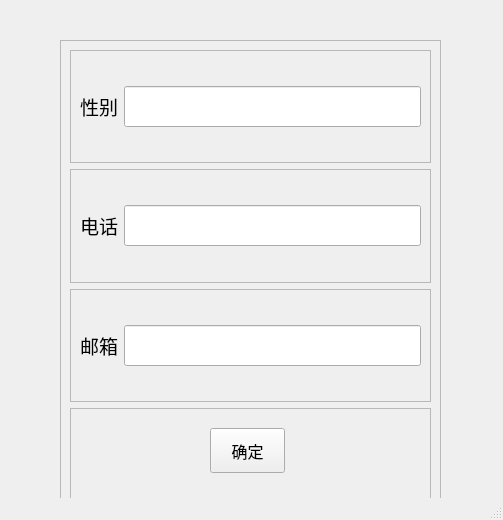
<?xml version="1.0" encoding="UTF-8"?>
<ui version="4.0">
 <class>edit_info</class>
 <widget class="QMainWindow" name="edit_info">
  <property name="geometry">
   <rect>
    <x>0</x>
    <y>0</y>
    <width>503</width>
    <height>520</height>
   </rect>
  </property>
  <property name="windowTitle">
   <string>修改信息</string>
  </property>
  <widget class="QWidget" name="centralwidget">
   <widget class="QFrame" name="frame">
    <property name="geometry">
     <rect>
      <x>60</x>
      <y>40</y>
      <width>381</width>
      <height>491</height>
     </rect>
    </property>
    <property name="frameShape">
     <enum>QFrame::StyledPanel</enum>
    </property>
    <property name="frameShadow">
     <enum>QFrame::Raised</enum>
    </property>
    <layout class="QVBoxLayout" name="verticalLayout">
     <item>
      <widget class="QFrame" name="frame_3">
       <property name="frameShape">
        <enum>QFrame::StyledPanel</enum>
       </property>
       <property name="frameShadow">
        <enum>QFrame::Raised</enum>
       </property>
       <layout class="QHBoxLayout" name="horizontalLayout_2">
        <item>
         <widget class="QLabel" name="label_21">
          <property name="maximumSize">
           <size>
            <width>71</width>
            <height>21</height>
           </size>
          </property>
          <property name="font">
           <font>
            <family>微软雅黑</family>
            <pointsize>14</pointsize>
           </font>
          </property>
          <property name="text">
           <string>性别</string>
          </property>
         </widget>
        </item>
        <item>
         <widget class="QLineEdit" name="line_gender">
          <property name="minimumSize">
           <size>
            <width>211</width>
            <height>41</height>
           </size>
          </property>
         </widget>
        </item>
       </layout>
      </widget>
     </item>
     <item>
      <widget class="QFrame" name="frame_4">
       <property name="frameShape">
        <enum>QFrame::StyledPanel</enum>
       </property>
       <property name="frameShadow">
        <enum>QFrame::Raised</enum>
       </property>
       <layout class="QHBoxLayout" name="horizontalLayout_3">
        <item>
         <widget class="QLabel" name="label_22">
          <property name="maximumSize">
           <size>
            <width>71</width>
            <height>21</height>
           </size>
          </property>
          <property name="font">
           <font>
            <family>微软雅黑</family>
            <pointsize>14</pointsize>
           </font>
          </property>
          <property name="text">
           <string>电话</string>
          </property>
         </widget>
        </item>
        <item>
         <widget class="QLineEdit" name="line_phone">
          <property name="minimumSize">
           <size>
            <width>211</width>
            <height>41</height>
           </size>
          </property>
         </widget>
        </item>
       </layout>
      </widget>
     </item>
     <item>
      <widget class="QFrame" name="frame_5">
       <property name="frameShape">
        <enum>QFrame::StyledPanel</enum>
       </property>
       <property name="frameShadow">
        <enum>QFrame::Raised</enum>
       </property>
       <layout class="QHBoxLayout" name="horizontalLayout_4">
        <item>
         <widget class="QLabel" name="label_23">
          <property name="maximumSize">
           <size>
            <width>71</width>
            <height>21</height>
           </size>
          </property>
          <property name="font">
           <font>
            <family>微软雅黑</family>
            <pointsize>14</pointsize>
           </font>
          </property>
          <property name="text">
           <string>邮箱</string>
          </property>
         </widget>
        </item>
        <item>
         <widget class="QLineEdit" name="line_email">
          <property name="minimumSize">
           <size>
            <width>211</width>
            <height>41</height>
           </size>
          </property>
         </widget>
        </item>
       </layout>
      </widget>
     </item>
     <item>
      <widget class="QFrame" name="frame_6">
       <property name="frameShape">
        <enum>QFrame::StyledPanel</enum>
       </property>
       <property name="frameShadow">
        <enum>QFrame::Raised</enum>
       </property>
       <widget class="QPushButton" name="button_confirm">
        <property name="geometry">
         <rect>
          <x>140</x>
          <y>20</y>
          <width>75</width>
          <height>45</height>
         </rect>
        </property>
        <property name="minimumSize">
         <size>
          <width>75</width>
          <height>45</height>
         </size>
        </property>
        <property name="maximumSize">
         <size>
          <width>75</width>
          <height>45</height>
         </size>
        </property>
        <property name="font">
         <font>
          <family>微软雅黑</family>
          <pointsize>12</pointsize>
         </font>
        </property>
        <property name="text">
         <string>确定</string>
        </property>
        <property name="autoDefault">
         <bool>false</bool>
        </property>
       </widget>
      </widget>
     </item>
    </layout>
   </widget>
  </widget>
  <widget class="QStatusBar" name="statusbar"/>
 </widget>
 <resources/>
 <connections/>
</ui>
